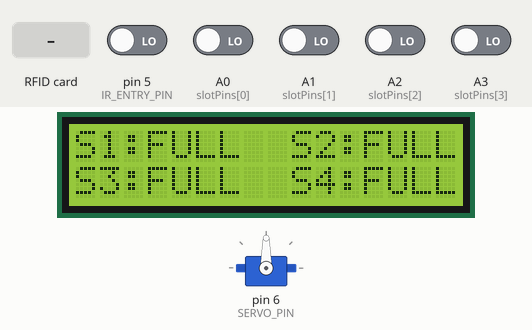
Simulated run of this sketch. Board: Arduino Uno, built with avr-gcc and run on an emulated ATmega328P. Shown: servo, 16×2 character LCD. Wiring (inferred from the names in the program): IR receiver: data pin 4. Inputs (shaded band) come from the test bench; at power-on: A0 (slotPins[0]), A1 (slotPins[1]), A2 (slotPins[2]), A3 (slotPins[3]), pin 5 (IR_ENTRY_PIN) LOW. What the sketch prints to the serial monitor is not drawn.

Above: at 3.3 s.
3.4 s: RFID card 84 BF BA 91 held to the reader
At 4.3 s:
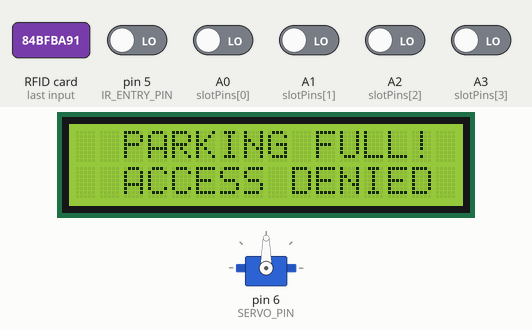
6.4 s: A0 (slotPins[0]) driven HIGH
At 7.6 s:
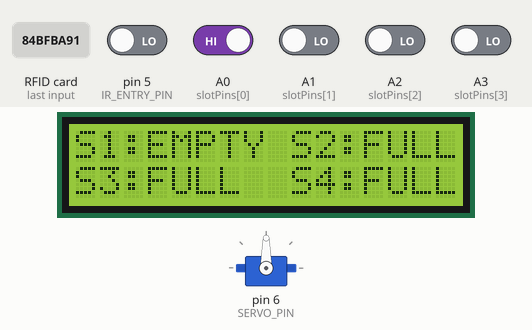
7.9 s: RFID card 5E 7A 19 C4 held to the reader
At 8.6 s:
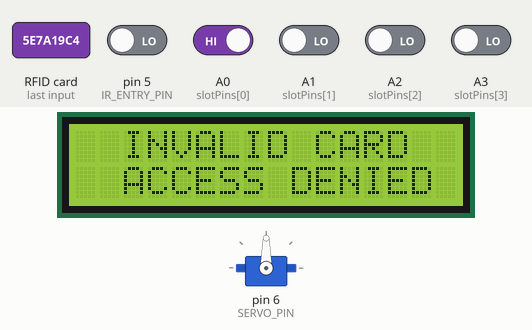
10.9 s: A1 (slotPins[1]) driven HIGH
At 12.1 s:
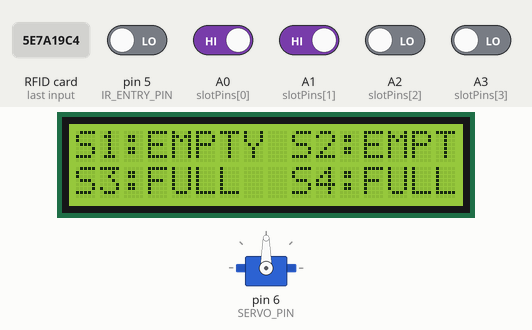
12.4 s: A2 (slotPins[2]) driven HIGH
At 13.6 s:
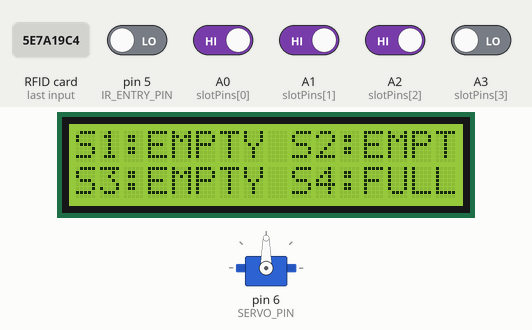
13.9 s: A3 (slotPins[3]) driven HIGH
At 14.6 s:
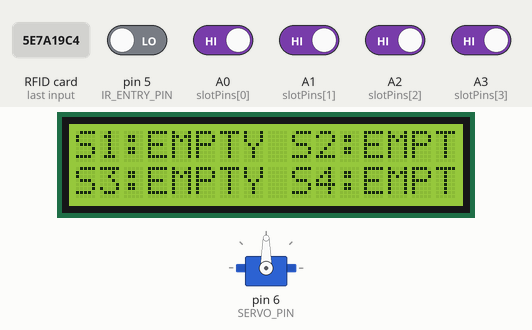
Timing chart, 0 to 16.4 s (numbered marks = the images above; inputs shaded):
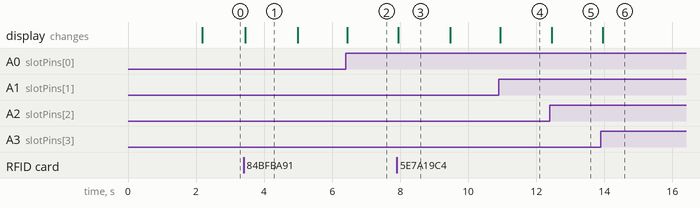

The sketch:

car_parking_system_code.ino
```cpp
#include <SPI.h>
#include <MFRC522.h>
#include <Servo.h>
#include <Wire.h>
#include <LiquidCrystal_I2C.h>

MFRC522 rfid(10, 9); // SS = D10, RST = D9
Servo gateServo;
LiquidCrystal_I2C lcd(0x27, 16, 2); // Đổi 0x27 thành 0x3F nếu màn sáng nhưng không hiện chữ

#define IR_ENTRY_PIN 5   // Cảm biến IR phía NGOÀI cổng (trước barrier)
#define IR_EXIT_PIN 4    // Cảm biến IR phía TRONG cổng (sau barrier)
#define SERVO_PIN 6      // Động cơ Servo

const int slotPins[4] = {A0, A1, A2, A3};
int lastSlotState[4] = {HIGH, HIGH, HIGH, HIGH};

int totalSlots = 4;
int availableSlots = 4;

String validUID = "84 BF BA 91"; // Thẻ hợp lệ mở barrier

// Hàm chờ xe đi qua một cảm biến (chờ chạm LOW rồi rời khỏi HIGH, giới hạn 10s tránh treo)
void waitCarPassSensor(int sensorPin) {
  unsigned long startTime = millis();
  // Bước 1: Chờ đầu xe chạm vào cảm biến (LOW)
  while (digitalRead(sensorPin) == HIGH) {
    if (millis() - startTime > 10000) return; // Quá 10s không có xe qua thì tự đóng
    delay(20);
  }
  // Bước 2: Chờ đuôi xe đi thoát hẳn qua khỏi cảm biến (HIGH)
  while (digitalRead(sensorPin) == LOW) {
    if (millis() - startTime > 15000) return;
    delay(20);
  }
  delay(400); // Đợi thêm 0.4s cho đuôi xe qua hẳn thanh chắn rồi mới đóng
}

void setup() {
  Serial.begin(9600);
  SPI.begin();
  rfid.PCD_Init();

  rfid.PCD_DumpVersionToSerial();
  Serial.println("He thong san sang!");

  pinMode(IR_ENTRY_PIN, INPUT);
  pinMode(IR_EXIT_PIN, INPUT);

  for (int i = 0; i < 4; i++) {
    pinMode(slotPins[i], INPUT);
    lastSlotState[i] = digitalRead(slotPins[i]);
  }

  gateServo.attach(SERVO_PIN);
  gateServo.write(90); // Đóng barrier ban đầu (90 độ)

  lcd.init();
  lcd.backlight();
  lcd.setCursor(0, 0);
  lcd.print("  SMART PARKING ");
  lcd.setCursor(0, 1);
  lcd.print("    WELCOME!    ");
  delay(2000);

  updateLCD();
}

void loop() {
  // 1. KIỂM TRA TRẠNG THÁI 4 Ô ĐỖ XE LIÊN TỤC (A0 - A3)
  bool stateChanged = false;
  int emptyCount = 0;

  for (int i = 0; i < 4; i++) {
    int currentState = digitalRead(slotPins[i]);
    if (currentState == HIGH) { // HIGH = Ô trống
      emptyCount++;
    }
    if (currentState != lastSlotState[i]) {
      lastSlotState[i] = currentState;
      stateChanged = true;
    }
  }
  availableSlots = emptyCount;

  if (stateChanged) {
    updateLCD();
  }

  // 2. LUỒNG XE ĐI RA (Chạm IR trong D4 -> Mở barrier -> Chờ qua IR ngoài D5 -> Đóng barrier)
  if (digitalRead(IR_EXIT_PIN) == LOW) {
    Serial.println("[XE RA] Phat hien xe tai D4 -> Mo barrier & GOODBYE!");
    lcd.clear();
    lcd.setCursor(0, 0);
    lcd.print("    GOODBYE!    ");
    lcd.setCursor(0, 1);
    lcd.print("  SEE YOU AGAIN ");

    gateServo.write(180);               // Mở barrier (180 độ)
    waitCarPassSensor(IR_ENTRY_PIN);    // Chờ xe đi qua hẳn cảm biến ngoài (D5)
    gateServo.write(90);                // Đóng barrier (90 độ)

    Serial.println("[XE RA] Xe da qua D5 -> Dong barrier!");
    updateLCD();
    delay(300);
  }

  // 3. ĐỌC THẺ RFID CHO LUỒNG XE VÀO
  if (!rfid.PICC_IsNewCardPresent()) return;
  if (!rfid.PICC_ReadCardSerial()) return;

  String scannedUID = "";
  for (byte i = 0; i < rfid.uid.size; i++) {
    if (rfid.uid.uidByte[i] < 0x10) {
      scannedUID += '0';
    }
    scannedUID += String(rfid.uid.uidByte[i], HEX);
    if (i < rfid.uid.size - 1) {
      scannedUID += ' ';
    }
  }
  scannedUID.toUpperCase();

  Serial.print("Ma UID the: ");
  Serial.println(scannedUID);

  // 4. LUỒNG XE ĐI VÀO (Có xe ở D5 -> Quẹt thẻ đúng -> Mở barrier -> Chờ qua D4 -> Đóng barrier)
  if (digitalRead(IR_ENTRY_PIN) == HIGH) {
    Serial.println("-> Chua co xe truoc D5! ACCESS DENIED");
    lcd.clear();
    lcd.setCursor(0, 0);
    lcd.print(" NO CAR AT GATE ");
    lcd.setCursor(0, 1);
    lcd.print("  ACCESS DENIED ");
    delay(1500);
    updateLCD();
  }
  else if (availableSlots <= 0) {
    Serial.println("-> Bai da day! ACCESS DENIED");
    lcd.clear();
    lcd.setCursor(0, 0);
    lcd.print("  PARKING FULL! ");
    lcd.setCursor(0, 1);
    lcd.print("  ACCESS DENIED ");
    delay(1500);
    updateLCD();
  }
  else if (scannedUID == validUID) {
    Serial.println("[XE VAO] The hop le -> Mo barrier, cho xe qua D4...");
    lcd.clear();
    lcd.setCursor(0, 0);
    lcd.print(" ACCESS GRANTED ");
    lcd.setCursor(0, 1);
    lcd.print("  OPENING GATE  ");

    gateServo.write(180);               // Mở barrier (180 độ)
    waitCarPassSensor(IR_EXIT_PIN);     // Chờ xe đi qua hẳn cảm biến trong (D4)
    gateServo.write(90);                // Đóng barrier (90 độ)

    Serial.println("[XE VAO] Xe da qua D4 -> Dong barrier!");
    updateLCD();
  }
  else {
    Serial.println("-> Sai the! ACCESS DENIED");
    lcd.clear();
    lcd.setCursor(0, 0);
    lcd.print("  INVALID CARD  ");
    lcd.setCursor(0, 1);
    lcd.print("  ACCESS DENIED ");
    delay(1500);
    updateLCD();
  }

  rfid.PICC_HaltA();
}

// Màn hình mặc định: S1..S4 (EMPTY / FULL)
void updateLCD() {
  lcd.clear();

  lcd.setCursor(0, 0);
  lcd.print("S1:");
  lcd.print(digitalRead(slotPins[0]) == LOW ? "FULL " : "EMPTY");

  lcd.setCursor(9, 0);
  lcd.print("S2:");
  lcd.print(digitalRead(slotPins[1]) == LOW ? "FULL " : "EMPTY");

  lcd.setCursor(0, 1);
  lcd.print("S3:");
  lcd.print(digitalRead(slotPins[2]) == LOW ? "FULL " : "EMPTY");

  lcd.setCursor(9, 1);
  lcd.print("S4:");
  lcd.print(digitalRead(slotPins[3]) == LOW ? "FULL " : "EMPTY");
}
```

Measured:
- after the input at 3.4 s, the display: changes after 0.05 s (image 1)
- after the input at 6.4 s, the display: changes after 0.05 s (image 2)
- after the input at 7.9 s, the display: changes at once (image 3)
- after the input at 10.9 s, the display: changes at once (image 4)
- after the input at 12.4 s, the display: changes after 0.06 s (image 5)
- after the input at 13.9 s, the display: changes after 0.05 s (image 6)
- what the display in image 1 shows lasts 1.6 s, from 3.4 s to 5.0 s
